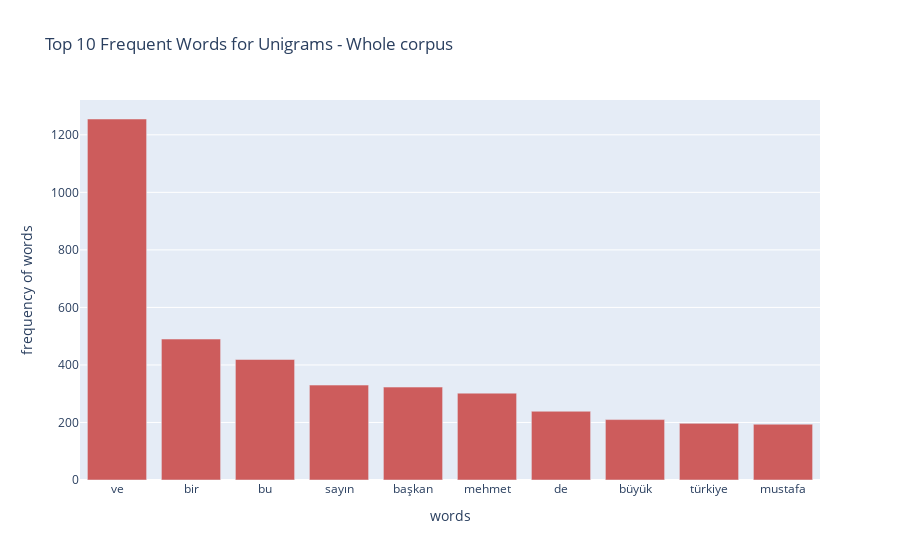

This figure's notebook cell:
### Markdown cell above
### Plotting the top 10 frequent words in the whole corpus

### Code cell
frequencyForUnigram_corpus = {x:Unigram_corpus.count(x) for x in Unigram_corpus}
topFrequencyUnigram_corpus = sorted(frequencyForUnigram_corpus.items(), key=lambda kv: kv[1])[-10:]
wordsUnigramCorpus = []
freqUnigramCorpus = []
for elem1,elem2 in topFrequencyUnigram_corpus:
        freqUnigramCorpus.append(elem2)
        for i in elem1:
            wordsUnigramCorpus.append(i)
wordsUnigramCorpus = wordsUnigramCorpus[::-1]
freqUnigramCorpus = freqUnigramCorpus[::-1]
fig = px.bar(x=wordsUnigramCorpus, y=freqUnigramCorpus, labels={'x':'words', 'y':'frequency of words'}, 
             title='Top 10 Frequent Words for Unigrams - Whole corpus', color_discrete_sequence=['indianred'])
fig.show()

### Figure 1 — Plotly figure (JSON) as saved in the notebook; plotly's stock layout.template omitted (floating-point values rounded to 4 significant figures)
{"data": [{"alignmentgroup": "True", "hovertemplate": "words=%{x}<br>frequency of words=%{y}<extra></extra>", "legendgroup": "", "marker": {"color": "indianred"}, "name": "", "offsetgroup": "", "orientation": "v", "showlegend": false, "textposition": "auto", "type": "bar", "x": ["ve", "bir", "bu", "sayın", "başkan", "mehmet", "de", "büyük", "türkiye", "mustafa"], "xaxis": "x", "y": [1255, 490, 419, 330, 323, 302, 239, 210, 197, 194], "yaxis": "y"}], "layout": {"barmode": "relative", "legend": {"tracegroupgap": 0}, "title": {"text": "Top 10 Frequent Words for Unigrams - Whole corpus"}, "xaxis": {"anchor": "y", "domain": [0, 1], "title": {"text": "words"}}, "yaxis": {"anchor": "x", "domain": [0, 1], "title": {"text": "frequency of words"}}}}
